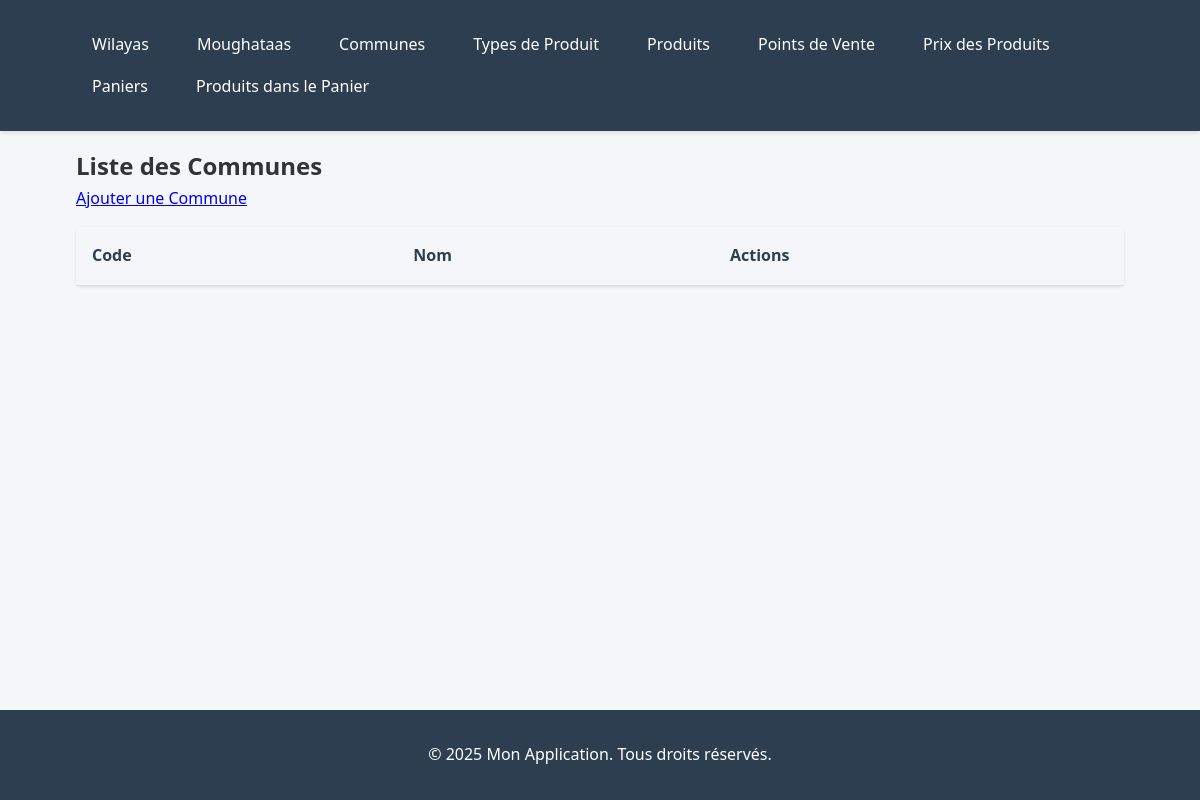
The page /commune/ on the database as committed earlier.
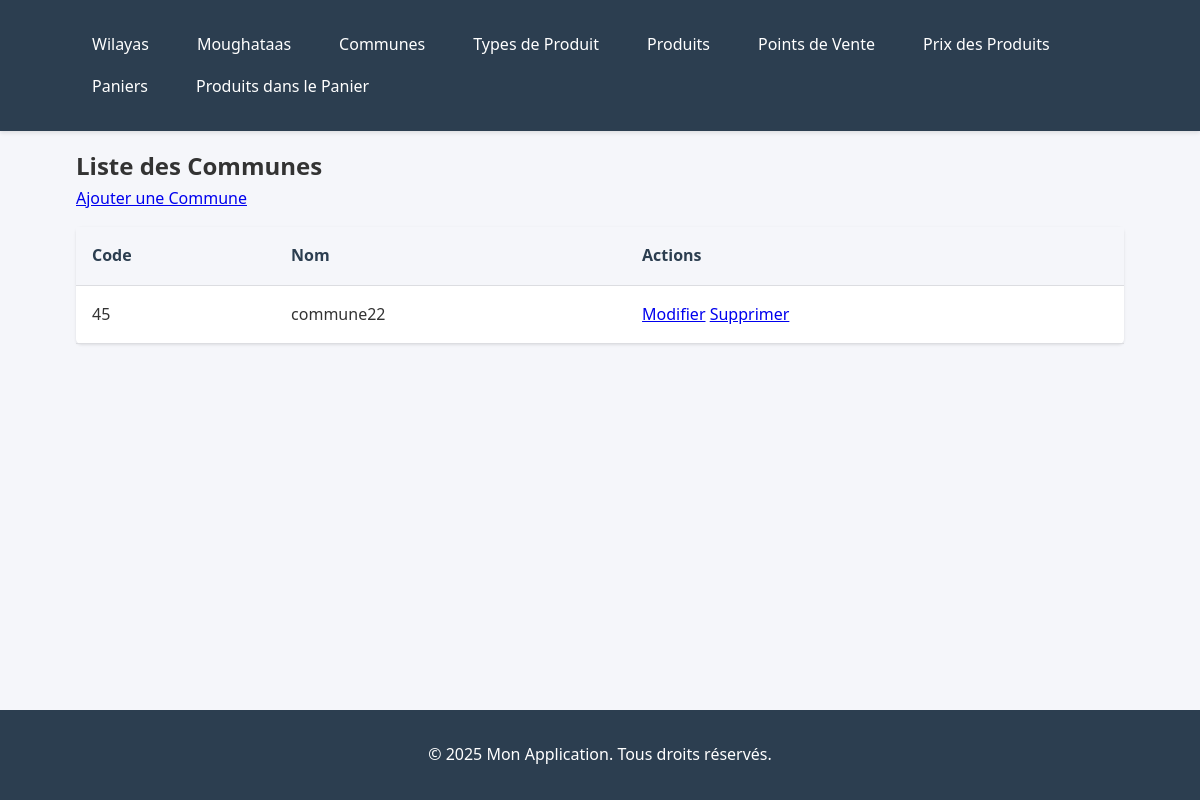
The same page on the database as committed later.
### incp/models.py (models this page shows, shortened)
class Commune(models.Model):
    code = models.CharField(max_length=50, unique=True, validators=[MinLengthValidator(2)])
    name = models.CharField(max_length=200)
    moughataa = models.ForeignKey(Moughataa, on_delete=models.PROTECT, related_name='commune_set')

### incp/views.py (the view)
# urls.py: path('commune/', CommuneListeView.as_view(), name='commune_liste'),
class CommuneListeView(ListView):
    model = Commune
    template_name = "commune/commune_liste.html"

### incp/templates/commune/commune_liste.html
{% extends "base.html" %}
{% block content %}
  <h2>Liste des Communes</h2>
  <a href="{% url 'commune_create' %}">Ajouter une Commune</a>
  <table>
    <tr>
      <th>Code</th>
      <th>Nom</th>
      <th>Actions</th>
    </tr>
    {% for commune in object_list %}
      <tr>
        <td>{{ commune.code }}</td>
        <td>{{ commune.name }}</td>
        <td>
          <a href="{% url 'commune_modifier' commune.pk %}">Modifier</a>
          <a href="{% url 'commune_supprimer' commune.pk %}">Supprimer</a>
        </td>
      </tr>
    {% endfor %}
  </table>
{% endblock %}

Rows that differ between the two databases and show on the page:
added Commune: code "45", name "commune22"
